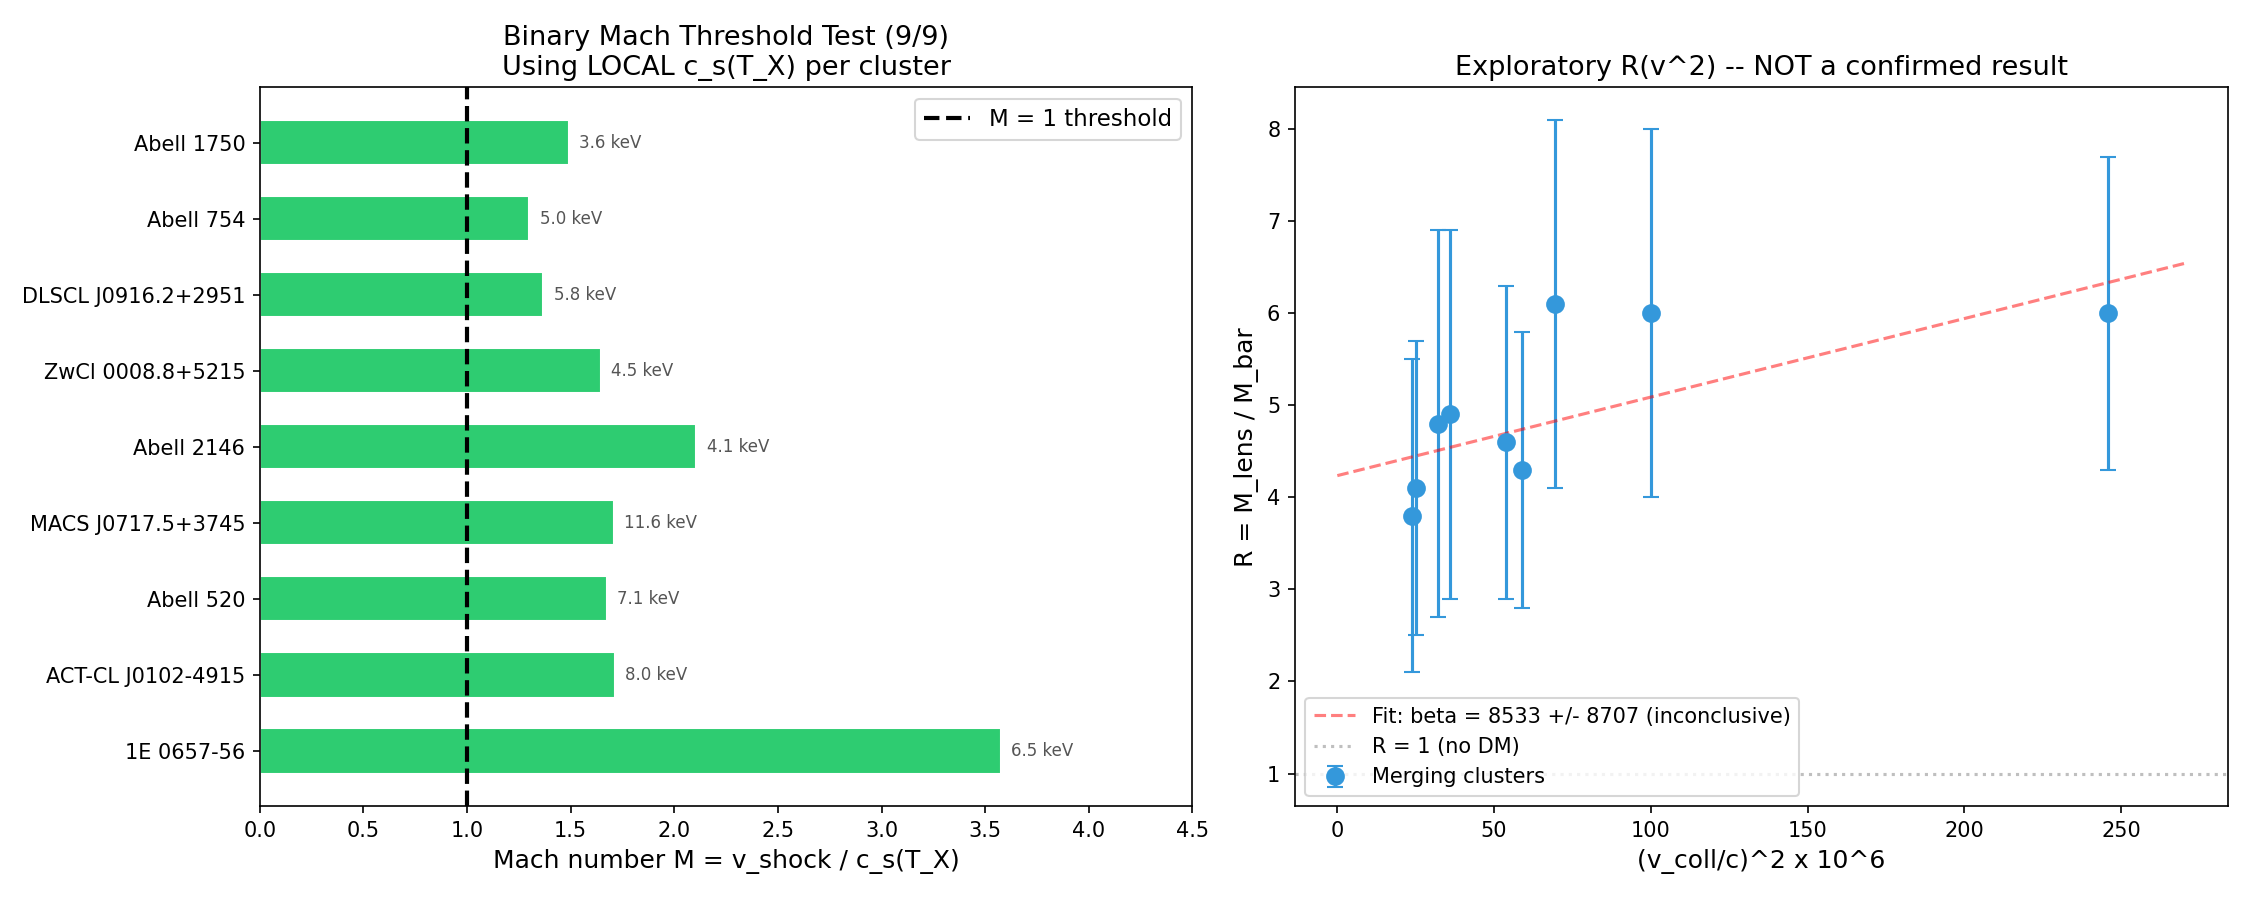

This chart was generated by the following Python code:
"""
Mach Threshold Test -- Viscoelastic Vacuum f(R,T)
=================================================
Reproduction notebook for Bouille (2026), Section 4.6.

Binary prediction: supersonic mergers (M > 1, with M = v_shock/c_s(T_X))
should exhibit a DM-gas spatial offset; subsonic mergers should not.

KEY PHYSICS: The Mach number is computed using the LOCAL sound speed
c_s(T_X) = sqrt(gamma * k_B * T_X / (mu * m_p)) of each cluster's
pre-shock ICM, NOT a fixed universal threshold.

Data: cluster_data.csv (primary literature sources documented inline)
"""

import numpy as np
import math
import matplotlib
matplotlib.use('Agg')
import matplotlib.pyplot as plt
import csv
import os

# --- Physical constants ---
k_B = 1.381e-23      # J/K
m_p = 1.673e-27      # kg
gamma_gas = 5.0 / 3.0  # adiabatic index, fully ionized plasma
mu_mol = 0.6          # mean molecular weight (H+He ICM)
c_kms = 299792.458    # km/s

def c_s_icm(T_keV):
    """ICM sound speed in km/s from pre-shock temperature in keV."""
    T_K = T_keV * 1.16e7  # keV -> Kelvin
    cs_ms = math.sqrt(gamma_gas * k_B * T_K / (mu_mol * m_p))  # m/s
    return cs_ms / 1e3  # -> km/s

# --- Load data ---
script_dir = os.path.dirname(os.path.abspath(__file__))
data_path = os.path.join(script_dir, "cluster_data.csv")

clusters = []
with open(data_path, "r") as f:
    reader = csv.DictReader(f)
    for row in reader:
        T_pre = float(row["T_pre_keV"]) if row["T_pre_keV"] else None
        n_e = float(row["n_e_cm3"]) if row["n_e_cm3"] else None
        clusters.append({
            "name": row["cluster"],
            "v_shock": float(row["v_shock_kms"]),
            "T_pre": T_pre,
            "n_e": n_e,
            "R": float(row["R_obs"]),
            "dR": float(row["R_err"]),
            "z": float(row["z"]),
            "notes": row["notes"],
        })

# --- Binary Mach threshold test (LOCAL c_s) ---
print("=" * 85)
print("BINARY MACH THRESHOLD TEST (Section 4.6)")
print("Using LOCAL sound speed c_s(T_X) for each cluster")
print("=" * 85)
print(f"{'Cluster':30s} {'v_shock':>7s} {'T_pre':>6s} {'c_s':>6s} {'Mach':>6s} {'Pred':>8s} {'Obs':>8s} {'OK?':>5s}")
print("-" * 85)

n_correct = 0
n_total = 0

merging = [c for c in clusters if "NULL" not in c["notes"].upper()]
null_tests = [c for c in clusters if "NULL" in c["notes"].upper()]

mach_values = []

for c in merging:
    if c["T_pre"] is None:
        continue
    cs = c_s_icm(c["T_pre"])
    M = c["v_shock"] / cs
    mach_values.append(M)
    predicted = "offset" if M > 1.0 else "no offset"
    observed = "offset" if c["R"] > 2.0 else "no offset"
    ok = predicted == observed
    n_correct += int(ok)
    n_total += 1
    status = "OK" if ok else "FAIL"
    print(f"{c['name']:30s} {c['v_shock']:7.0f} {c['T_pre']:6.1f} {cs:6.0f} {M:6.2f} {predicted:>8s} {observed:>8s} {status:>5s}")

print("-" * 85)
print(f"Score: {n_correct}/{n_total} = {100*n_correct/n_total:.0f}%")
print(f"Minimum Mach number in sample: {min(mach_values):.2f} (all > 1.0)")
print()

# --- Comparison with fixed v_Psi = 1500 km/s ---
print("COMPARISON: Fixed v_Psi=1500 vs Local c_s(T_X)")
print("-" * 85)
v_fixed = 1500.0
for c in merging:
    if c["T_pre"] is None:
        continue
    cs = c_s_icm(c["T_pre"])
    M_local = c["v_shock"] / cs
    M_fixed = c["v_shock"] / v_fixed
    flag = " <-- RESCUED" if M_fixed < 1.05 and M_local > 1.2 else ""
    print(f"  {c['name']:28s} M_fixed={M_fixed:.2f}  M_local={M_local:.2f}{flag}")
print()

# --- Null test ---
print("NULL TESTS (NGC 1052-DF2)")
print("-" * 85)
for c in null_tests:
    print(f"  {c['name']}: R = {c['R']:.1f} +/- {c['dR']:.1f}, "
          f"predicted R ~= 1 (no dynamic amplification)")
    consistent = abs(c['R'] - 1.0) < 2 * c['dR']
    print(f"  Consistent with prediction: {'YES' if consistent else 'NO'}")
print()

# --- Linear fit (exploratory) ---
print("=" * 85)
print("EXPLORATORY LINEAR FIT R(v^2) -- NOT A CONFIRMED RESULT")
print("Shown for completeness; requires O(50) clusters for significance")
print("=" * 85)

v = np.array([c["v_shock"] for c in merging if c["T_pre"]])
R = np.array([c["R"] for c in merging if c["T_pre"]])
dR = np.array([c["dR"] for c in merging if c["T_pre"]])
x = (v / c_kms)**2

W = np.diag(1.0 / dR**2)
A = np.column_stack([np.ones_like(x), x])
cov = np.linalg.inv(A.T @ W @ A)
params = cov @ (A.T @ W @ R)

C_stat, beta = params
sigma_C = np.sqrt(cov[0, 0])
sigma_beta = np.sqrt(cov[1, 1])

print(f"  C_stat = {C_stat:.2f} +/- {sigma_C:.2f}")
print(f"  beta   = {beta:.0f} +/- {sigma_beta:.0f}")
print(f"  beta significance = {beta/sigma_beta:.2f} sigma (from zero)")
print(f"  NOTE: beta = {beta:.0f} is {beta/sigma_beta:.1f}sigma from zero -- INCONCLUSIVE")
print()

# --- Figure ---
fig, (ax1, ax2) = plt.subplots(1, 2, figsize=(15, 6))

# Panel 1: Binary Mach threshold with LOCAL c_s
mach_local = []
names_local = []
for c in merging:
    if c["T_pre"] is None:
        continue
    cs = c_s_icm(c["T_pre"])
    mach_local.append(c["v_shock"] / cs)
    names_local.append(c["name"].split("(")[0].strip())

colors = ['#2ecc71' if m > 1 else '#e74c3c' for m in mach_local]
ax1.barh(names_local, mach_local, color=colors, edgecolor='white', height=0.6)
ax1.axvline(x=1.0, color='k', linestyle='--', linewidth=2, label='M = 1 threshold')
ax1.set_xlabel('Mach number M = v_shock / c_s(T_X)', fontsize=12)
ax1.set_title(f'Binary Mach Threshold Test ({n_correct}/{n_total})\n'
              f'Using LOCAL c_s(T_X) per cluster', fontsize=13)
ax1.legend(fontsize=11)
ax1.set_xlim(0, 4.5)

# Annotate T_pre on bars
for i, c in enumerate([c for c in merging if c["T_pre"]]):
    cs = c_s_icm(c["T_pre"])
    M = c["v_shock"] / cs
    ax1.text(M + 0.05, i, f'{c["T_pre"]:.1f} keV', va='center', fontsize=8, color='#555')

# Panel 2: R(v^2) exploratory
x_plot = np.linspace(0, max(x) * 1.1, 100)
ax2.errorbar(x * 1e6, R, yerr=dR, fmt='o', color='#3498db',
             markersize=8, capsize=4, label='Merging clusters')
ax2.plot(x_plot * 1e6, C_stat + beta * x_plot, 'r--', alpha=0.5,
         label=f'Fit: beta = {beta:.0f} +/- {sigma_beta:.0f} (inconclusive)')
ax2.axhline(y=1, color='gray', linestyle=':', alpha=0.5, label='R = 1 (no DM)')
ax2.set_xlabel('(v_coll/c)^2 x 10^6', fontsize=12)
ax2.set_ylabel('R = M_lens / M_bar', fontsize=12)
ax2.set_title('Exploratory R(v^2) -- NOT a confirmed result', fontsize=13)
ax2.legend(fontsize=10)

plt.tight_layout()
fig_path = os.path.join(script_dir, "mach_threshold_test.png")
plt.savefig(fig_path, dpi=150)
print(f"\nFigure saved: {fig_path}")
print("Done.")
